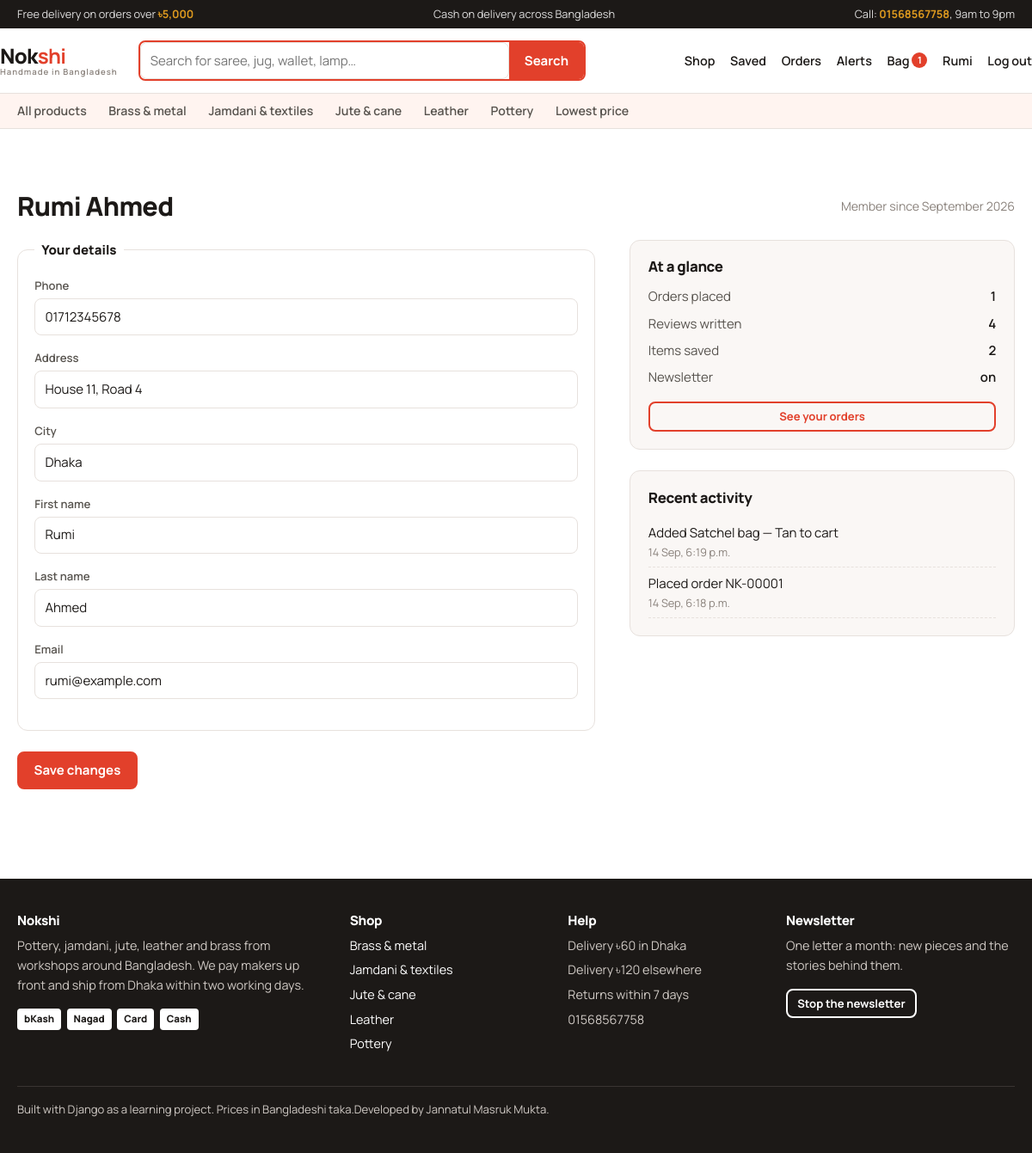
The app's page /profile/ (signed in) with its own data.
### products/models.py (models this page shows, shortened)
class CustomUser(AbstractUser):
    middle_name = models.CharField(max_length=150, blank=True)
    email = models.EmailField(unique=True)
    REQUIRED_FIELDS = ["email"]
    class Meta:
        verbose_name = "user"
        verbose_name_plural = "users"
    @property
    def full_name(self):
        parts = [self.first_name, self.middle_name, self.last_name]
        return " ".join(p for p in parts if p) or self.username

class Category(models.Model):
    name = models.CharField(max_length=120, unique=True)
    slug = models.SlugField(max_length=140, unique=True, blank=True)
    description = models.CharField(max_length=255, blank=True)
    image = models.ImageField(upload_to="categories/", blank=True)
    class Meta:
        verbose_name_plural = "categories"
        ordering = ["name"]
    def get_absolute_url(self):
        return f"{reverse('product_list')}?category={self.slug}"

class Customer(models.Model):
    user = models.OneToOneField(
        settings.AUTH_USER_MODEL, on_delete=models.CASCADE, related_name="customer"
    )
    phone = models.CharField(max_length=20, blank=True)
    address = models.CharField(max_length=255, blank=True)
    city = models.CharField(max_length=100, blank=True)
    joined_at = models.DateTimeField(auto_now_add=True)

class ActivityLog(models.Model):
    customer = models.ForeignKey(
        Customer,
        on_delete=models.SET_NULL,
        null=True,
        blank=True,
        related_name="activity",
    )
    action = models.CharField(max_length=255)
    created_at = models.DateTimeField(auto_now_add=True)
    class Meta:
        ordering = ["-created_at"]

### products/views.py (the view)
# urls.py: path('profile/', views.profile, name='profile'),
@login_required
def profile(request):
    customer = request.user.customer
    form = ProfileForm(request.POST or None, instance=customer)
    if request.method == "POST" and form.is_valid():
        form.save()
        messages.success(request, "Profile updated.")
        return redirect("profile")
    return render(
        request,
        "account/profile.html",
        {
            "form": form,
            "customer": customer,
            "order_count": customer.orders.count(),
            "review_count": customer.reviews.count(),
            "activity": customer.activity.all()[:8],
        },
    )

### products/forms.py (shortened to what this page needs)
class ProfileForm(NoColonMixin, forms.ModelForm):
    first_name = forms.CharField(max_length=150)
    last_name = forms.CharField(max_length=150)
    email = forms.EmailField()
    class Meta:
        model = Customer
        fields = ["phone", "address", "city"]
    def __init__(self, *args, **kwargs):
        super().__init__(*args, **kwargs)
        user = self.instance.user
        self.fields["first_name"].initial = user.first_name
        self.fields["last_name"].initial = user.last_name
        self.fields["email"].initial = user.email

### products/context_processors.py (called while the page is built)
def shop_context(request):
    data = {
        'shop_name': settings.SHOP_NAME,
        'shop_tagline': settings.SHOP_TAGLINE,
        'nav_categories': Category.objects.all()[:6],
        'cart_count': 0,
        'unread_notifications': 0,
        'is_subscribed': False,
    }
    if request.user.is_authenticated:
        customer = getattr(request.user, 'customer', None)
        if customer:
            cart = getattr(customer, 'cart', None)
            if cart:
                data['cart_count'] = cart.item_count
            data['unread_notifications'] = customer.notifications.filter(is_read=False).count()
            subscription = getattr(customer, 'subscription', None)
            data['is_subscribed'] = bool(subscription and subscription.is_active)
    return data

### products/models.py (called while the page is built)
    @property
    def item_count(self):
        return sum(item.quantity for item in self.items.all())

### products/templates/account/profile.html (shortened to what this page needs)
{% extends "base.html" %}
{% block content %}
<div class="section-head">
  <h1>{{ user.full_name }}</h1>
  <p>Member since {{ customer.joined_at|date:"F Y" }}</p>
</div>
<div class="split">
  <div>
    <form method="post">
      <fieldset>
        <legend>Your details</legend>
        {% for field in form %}
          <p>{{ field.label_tag }}{{ field }}{{ field.errors }}</p>
        {% endfor %}
      </fieldset>
      <button class="btn" type="submit">Save changes</button>
    </form>
  </div>
  <div>
    <div class="summary">
      <h3>At a glance</h3>
      <dl>
        <dt>Orders placed</dt><dd>{{ order_count }}</dd>
        <dt>Reviews written</dt><dd>{{ review_count }}</dd>
        <dt>Items saved</dt><dd>{{ customer.wishlist.count }}</dd>
        <dt>Newsletter</dt><dd>{% if is_subscribed %}on{% else %}off{% endif %}</dd>
      </dl>
      <a class="btn btn-small btn-quiet" href="{% url 'order_list' %}">See your orders</a>
    </div>
    <div class="summary" style="margin-top:1.5rem">
      <h3>Recent activity</h3>
      <ul style="list-style:none;padding:0;margin:0">
        {% for entry in activity %}
          <li style="border-bottom:1px dashed var(--line);padding:0.4rem 0">
            {{ entry.action }}
            <div class="maker">{{ entry.created_at|date:"j M, g:i a" }}</div>
          </li>
        {% empty %}
          <li class="maker">Nothing logged yet.</li>
        {% endfor %}
      </ul>
    </div>
  </div>
</div>
{% endblock %}

### products/templates/base.html (shortened to what this page needs)
{% load static %}<!DOCTYPE html>
<html lang="en">
<head>
  <link rel="stylesheet" href="{% static 'css/style.css' %}">
</head>
<body>
<div class="ticker">
  <div class="shell">
    <span>Free delivery on orders over <strong>৳5,000</strong></span>
    <span>Cash on delivery across Bangladesh</span>
    <span>Call: <strong>01568567758</strong>, 9am to 9pm</span>
  </div>
</div>
<header class="masthead">
  <div class="shell masthead-inner">
    <a class="wordmark" href="{% url 'home' %}">Nok<b>shi</b><span>{{ shop_tagline }}</span></a>
    <form class="header-search" method="get" action="{% url 'product_list' %}" role="search">
      <input type="search" name="q" placeholder="Search for saree, jug, wallet, lamp…" aria-label="Search products">
      <button type="submit">Search</button>
    </form>
    <nav>
      <a href="{% url 'product_list' %}">Shop</a>
      {% if user.is_authenticated %}
        <a href="{% url 'wishlist' %}">Saved</a>
        <a href="{% url 'order_list' %}">Orders</a>
        <a href="{% url 'notifications' %}">Alerts{% if unread_notifications %}<span class="pill">{{ unread_notifications }}</span>{% endif %}</a>
        <a href="{% url 'cart_detail' %}">Bag{% if cart_count %}<span class="pill">{{ cart_count }}</span>{% endif %}</a>
        <a href="{% url 'profile' %}">{{ user.first_name|default:user.username }}</a>
        <form method="post" action="{% url 'logout' %}" style="display:inline">
          <button type="submit" class="linkish" style="text-decoration:none">Log out</button>
        </form>
      {% else %}
        <a href="{% url 'login' %}">Log in</a>
        <a class="btn btn-small" href="{% url 'signup' %}">Create account</a>
      {% endif %}
    </nav>
  </div>
</header>
{% if nav_categories %}
<div class="subnav">
  <div class="shell">
    <a href="{% url 'product_list' %}">All products</a>
    {% for category in nav_categories %}
      <a href="{{ category.get_absolute_url }}">{{ category.name }}</a>
    {% endfor %}
    <a href="{% url 'product_list' %}?sort=price_low">Lowest price</a>
  </div>
</div>
{% endif %}
<main>
  <div class="shell">
    {% block content %}{% endblock %}
  </div>
</main>
<footer class="footer">
  <div class="shell">
    <div class="footer-grid">
      <div>
        <h4>{{ shop_name }}</h4>
        <p>Pottery, jamdani, jute, leather and brass from workshops around Bangladesh. We pay makers up front and ship from Dhaka within two working days.</p>
        <div class="pay-row">
          <span>bKash</span><span>Nagad</span><span>Card</span><span>Cash</span>
        </div>
      </div>
      <div>
        <h4>Shop</h4>
        <ul>
          {% for category in nav_categories %}
            <li><a href="{{ category.get_absolute_url }}">{{ category.name }}</a></li>
          {% endfor %}
        </ul>
      </div>
      <div>
        <h4>Help</h4>
        <ul>
          <li>Delivery ৳60 in Dhaka</li>
          <li>Delivery ৳120 elsewhere</li>
          <li>Returns within 7 days</li>
          <li>01568567758</li>
        </ul>
      </div>
      <div>
        <h4>Newsletter</h4>
        <p>One letter a month: new pieces and the stories behind them.</p>
        {% if user.is_authenticated %}
          <form method="post" action="{% url 'toggle_subscription' %}">
            {% if is_subscribed %}
              <button type="submit" class="btn btn-small btn-danger" style="color:#fff;border-color:#fff">Stop the newsletter</button>
            {% else %}
              <button type="submit" class="btn btn-small btn-accent">Sign me up</button>
            {% endif %}
          </form>
        {% else %}
          <a class="btn btn-small btn-accent" href="{% url 'signup' %}">Create an account</a>
        {% endif %}
      </div>
    </div>
    <p class="colophon">Built with Django as a learning project. Prices in Bangladeshi taka.Developed by Jannatul Masruk Mukta.</p>
  </div>
</footer>
</body>
</html>

### records on screen
CustomUser: first_name "Rumi", full_name "Rumi Ahmed", form "Rumi" "Ahmed" "rumi@example.com"
Category: name "Brass & metal"
Category: name "Jamdani & textiles"
Category: name "Jute & cane"
Category: name "Leather"
Category: name "Pottery"
Customer: joined_at "September 2026", form "01712345678" "House 11, Road 4" "Dhaka", wishlist.count "2"
ActivityLog: action "Added Satchel bag — Tan to cart", created_at "14 Sep, 6:19 p.m."
ActivityLog: action "Placed order NK-00001", created_at "14 Sep, 6:18 p.m."

### other values on screen
{{ shop_tagline }} "Handmade in Bangladesh"
{{ cart_count }} "1"
{{ field.label_tag }} "Phone" "Address" "City" "First name" "Last name" "Email"
{{ order_count }} "1"
{{ review_count }} "4"
{{ shop_name }} "Nokshi"
